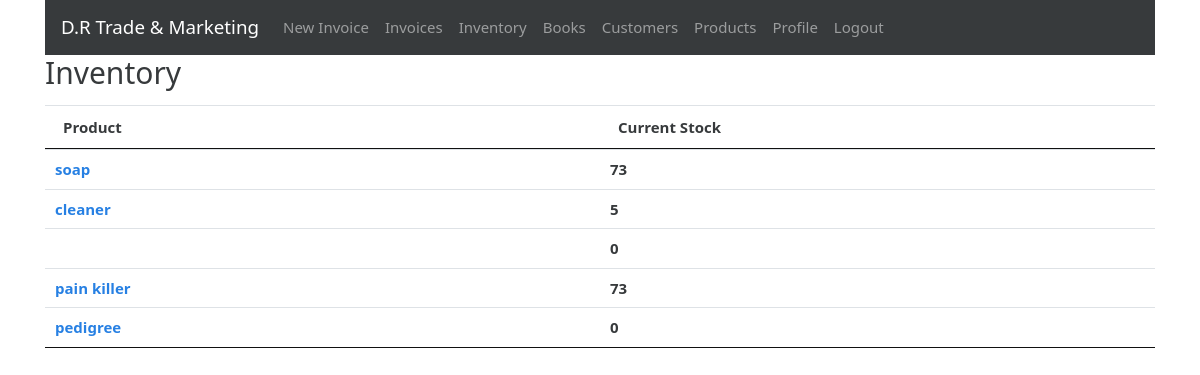
The page /inventory (signed in) on the database its author committed.
### gstbillingapp/models.py (models this page shows, shortened)
class Inventory(models.Model):
    user = models.ForeignKey(User, null=True, blank=True, on_delete=models.SET_NULL)
    product = models.ForeignKey(Product, null=True, blank=True, on_delete=models.SET_NULL)
    current_stock = models.IntegerField(default=0)
    alert_level = models.IntegerField(default=0)
    last_log = models.ForeignKey(InventoryLog, null=True, blank=True, default=None, on_delete=models.SET_NULL)

class Product(models.Model):
    user = models.ForeignKey(User, null=True, blank=True, on_delete=models.SET_NULL)
    product_name = models.CharField(max_length=200)
    product_hsn = models.CharField(max_length=50, null=True, blank=True)
    product_unit = models.CharField(max_length=50)
    product_gst_percentage = models.FloatField()
    product_rate_with_gst = models.FloatField()

### gstbillingapp/views.py (the view)
# urls.py: path('inventory', views.inventory, name='inventory'),
@login_required
def inventory(request):
    context = {}
    context['inventory_list'] = Inventory.objects.filter(user=request.user)
    context['untracked_products'] = Product.objects.filter(user=request.user, inventory=None)
    return render(request, 'gstbillingapp/inventory.html', context)

### gstbillingapp/templates/gstbillingapp/inventory.html (shortened to what this page needs)
{% extends "gstbillingapp/base.html" %}
{% load static %}
{% block content %}
<div class="row">
	<div class="col">
		<h2>Inventory</h2>
	</div>
</div>
<table class="table table-hover font-weight-bold" id="inventory-table">
	<thead>
		<tr>
			<th>Product</th>
			<th>Current Stock</th>
		</tr>
	</thead>
	<tbody class="two-col-form">
		{% for inventory in inventory_list %}
		<tr onclick="window.location='{% url 'inventory_logs' inventory.id %}';">
			<td><a href="{% url 'inventory_logs' inventory.id %}">{{inventory.product.product_name}}</a></td>
			<td>{{inventory.current_stock}}</td>
		</tr>
		{% endfor %}
	</tbody>
</table>
{% endblock %}

### gstbillingapp/static/gstbillingapp/main.css (style rules this page uses)
.two-col-form td, .two-col-form th { width: 25%; }

### rows shown on the page
Inventory: product.product_name "soap", current_stock "73"
Inventory: product.product_name "cleaner", current_stock "5"
Inventory: current_stock "0"
Inventory: product.product_name "pain killer", current_stock "73"
Inventory: product.product_name "pedigree", current_stock "0"
